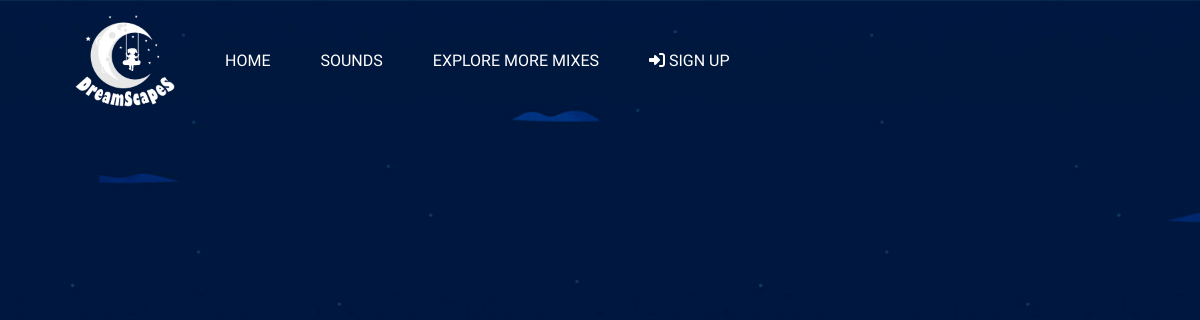
The app's page /mixes/, older data.
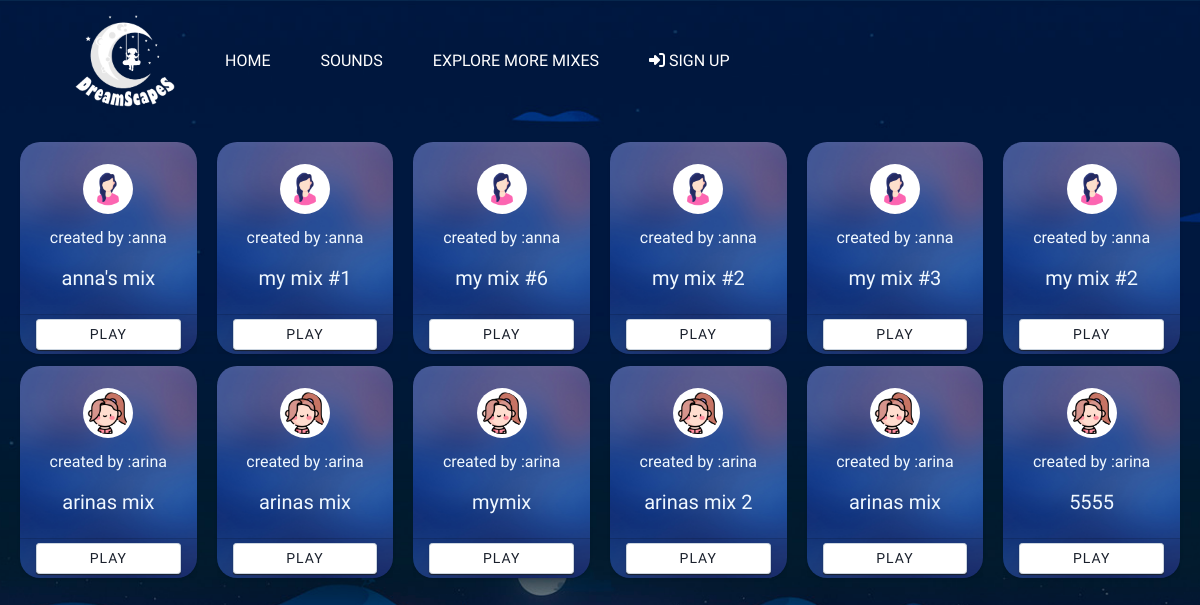
The same page, newer data.
### DreamScapes_app/models.py (models this page shows, shortened)
class UserMix(models.Model):
    user = models.ForeignKey(DreamUser, on_delete=models.CASCADE)
    sounds = models.ManyToManyField(Sound)
    title = models.CharField(max_length=100)

class DreamUser(AbstractUser):
    profile_picture = models.ImageField(upload_to='profile_pictures/', null=True)
    date_of_birth = models.DateField(null=True)

### DreamScapes_app/views.py (the view)
# urls.py: path('mixes/', views.mixes, name='mixes'),
def mixes(request):
    all_mixes = UserMix.objects.all()
    return render(request, 'mixes.html', {'mixes': all_mixes})

### DreamScapes_app/templates/mixes.html
{% extends "base.html" %}
{% block content %}
{% load static %}
<link href="{% static 'DreamScapes_app/css/mixes.css' %}" rel="stylesheet" type="text/css">
<div class="container">
    <div class="row row-cols-1 row-cols-sm-2 row-cols-md-3 row-cols-lg-6 gutters-sm wide-gap">
        {% for mix in mixes %}
        <div class="col mb-3">
            <div class="card card-background">
                <div class="card-body text-center">
                    <img src="{{ mix.user.profile_picture.url }}" style="width:50px;margin-top:10px" alt="User"
                        class="img-fluid img-thumbnail rounded-circle border-0 mb-3">
                    <p class="text">created by :{{ mix.user.username }}</p>
                    <h5 class="card-title">{{ mix.title }}</h5>
                </div>
                <div class="card-footer">
                    <button class="btn btn-light btn-sm bg-white has-icon btn-block" type="button">Play</button>
                </div>
            </div>
        </div>
        {% endfor %}
    </div>
</div>
{% endblock %}

Row changes from the older to the newer data that the page shows:
added UserMix: user.profile_picture (picture), user.username "anna", title "anna's mix"
added UserMix: user.profile_picture (picture), user.username "anna", title "my mix #1"
added UserMix: user.profile_picture (picture), user.username "anna", title "my mix #6"
added UserMix: user.profile_picture (picture), user.username "anna", title "my mix #2"
added UserMix: user.profile_picture (picture), user.username "anna", title "my mix #3"
added UserMix: user.profile_picture (picture), user.username "anna", title "my mix #2"
added UserMix: user.profile_picture (picture), user.username "arina", title "arinas mix"
added UserMix: user.profile_picture (picture), user.username "arina", title "arinas mix"
added UserMix: user.profile_picture (picture), user.username "arina", title "mymix"
added UserMix: user.profile_picture (picture), user.username "arina", title "arinas mix 2"
added UserMix: user.profile_picture (picture), user.username "arina", title "arinas mix"
added UserMix: user.profile_picture (picture), user.username "arina", title "5555"
